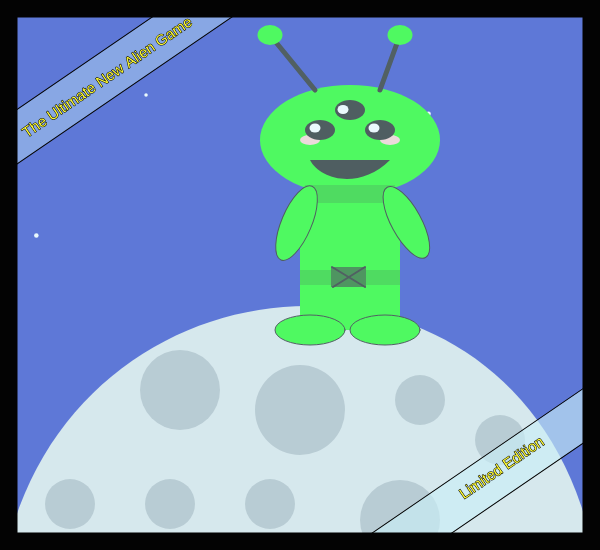
Frame 1 (no input)
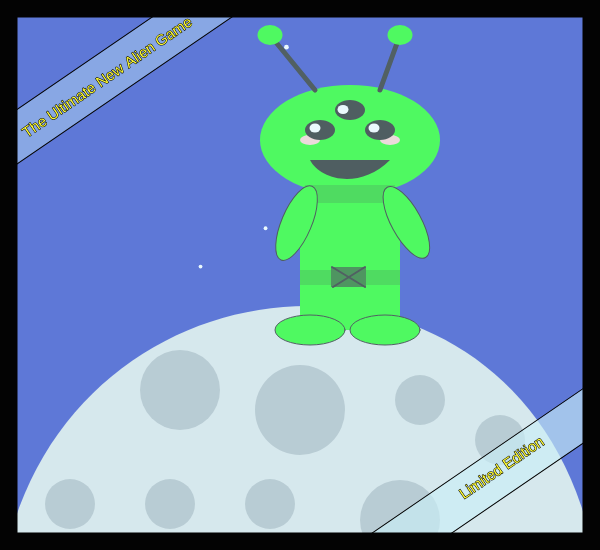
Frame 60 (no input)
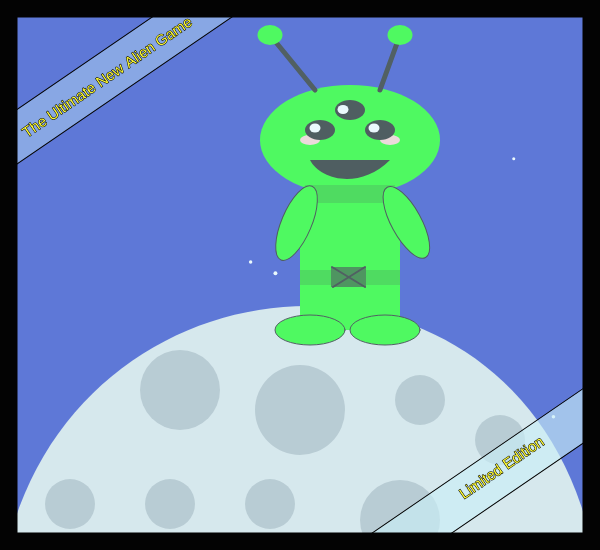
Frame 120 (the mouse pressed at the canvas centre since frame 60)

The p5.js sketch that drew these frames (run headless with seeded random() and noise() and a simulated clock; from frame 60 on, the mouse is pressed at the canvas centre):

// p5.js sketch
// ── sketch.js
function setup() {
  createCanvas(600, 550);
}

function draw() {
  background(25, 43, 194);
  drawStars(5); // Draw 5 stars
  strokeWeight(0)
  //moon
  noStroke()
  fill(222, 226, 230)
  beginShape();
  vertex(600, 700);
  bezierVertex(650,150,-60,200,0,700);
  endShape(CLOSE);
  
  
  fill(173, 181,189) // grey shade for the circles in the moon
  ellipse(170,504,50,50);
  ellipse(270,504,50,50);
  ellipse(420,400,50,50);
  ellipse(70,504,50,50);
  ellipse(500,440,50,50);
  ellipse(300,410,90,90);
  ellipse(400,520,80,80);
  ellipse(180,390,80,80);

  
  //Face
  beginShape()
  fill(0,255,0) // green color
  ellipse(350,140,180,110)
  
  //cheeks
  fill(255, 204, 201) // pink for the cheeks
  ellipse(390,140,20,10)
  
  fill(255, 204, 201)
  ellipse(310,140,20,10)
  
  //smile
  
  fill(0);
  stroke(3);
  beginShape();
  vertex(310, 160);
  bezierVertex(320, 180, 360, 190, 390, 160);
  endShape();
  
  
  //left eye
  fill(0)
  ellipse(320,130,30,20)
  //eyesball
  fill(255)
  ellipse(315,128,11,9)
  
  //right eye
  fill(0)
  ellipse(380,130,30,20)
  //eyesball
  fill(255)
  ellipse(374,128,11,9)
  
  //left eye
  fill(0)
  ellipse(350,110,30,20)
  //eyesball
  fill(255)
  ellipse(343,109.5,11,9)
  
  
  strokeWeight(5)
  fill(0,255,0)
  line(315,90,270,35)
  line(380,90,400,35)
  
  strokeWeight(0)
  fill(0,255,0)
  ellipse(400,35,25,20)
  
  
  strokeWeight(0)
  fill(0,255,0)
  ellipse(270,35,25,20)
  endShape()
  
  //body
  fill(0,255,0);
  rect(300,200,100,130);
  
  //belt
  strokeWeight(0)
  fill(0,205,0)
  rect(305,185,90,18)
  rect(300,270,100,15)
  fill(0,90,0)
  rect(331,267,35,20)
  strokeWeight(2)
  line(365,267,333,287)
  line(332,267,365,287)
  
 
  //feets
  
  strokeWeight(1)
  fill(0,255,0);
  ellipse(310,330,70,30);
  ellipse(385,330,70,30);

  //arms
  push()
  stroke(1)
  fill(0,255,0);
  rotate(-0.5) // rotate the arms
  ellipse(250,390,30,80);
  rotate(0.9)
  ellipse(360,90,30,80);
  // a big rectangle that goverd all the canvas to look like a wrapper 
  pop()
  // the rectangle is transparent so other elements can be shown
  fill(202, 240, 248,100)
  rect(0,0,600,700)
  push()
  
  // rotating the text rectangles
  rotate(-0.6)
  rect(-100,100,340,45)
  // Text (speed)
  fill(255, 252, 49) //text color (yellow)
  stroke(1)
  textSize(15)
  textAlign(CENTER,CENTER)
  text("The Ultimate New Alien Game",45,125)
  fill(202, 240, 248,160)
  rect(-1,650,265,45)
  fill(255, 252, 49) //text color (yellow)
  stroke(1)
  text("Limited Edition",150,670)
  pop()
  
  // black frame
  noFill(0)
  strokeWeight(35)
  rect(0,0,600,550)
  
}

function drawStars(numStars) {
  // white stars color
  fill(255); 
  // no stroke for stars
  noStroke();
  
  // making and draw random stars
  for (let i = 0; i < numStars; i++) {
    let x = random(width); // Random x position 
    let y = random(height); // Random y position 
    let size = random(3, 5); // Random size for the stars
     // Draw star 
    ellipse(x, y, size, size);
  }
}
